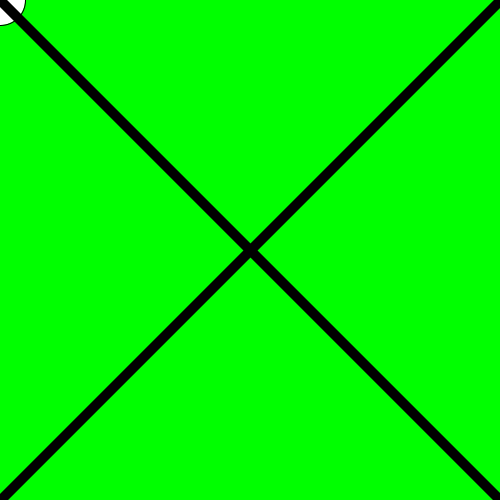
Frame 1 (no input)
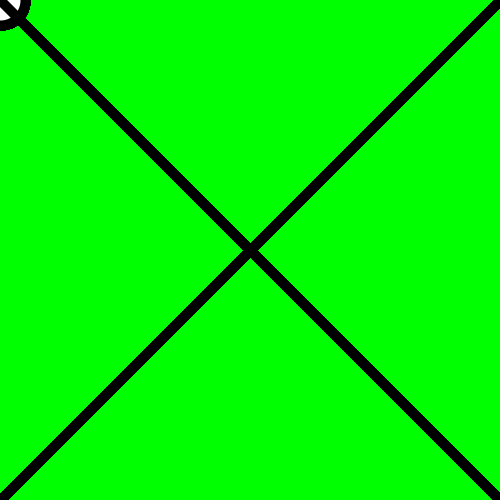
Frame 60 (the mouse pressed at the canvas centre just before this capture)
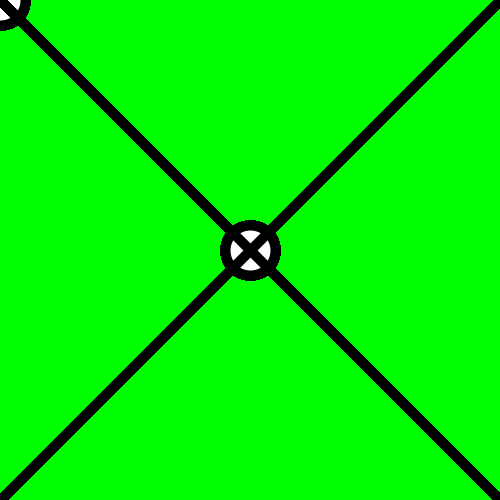
Frame 120 (the mouse held since frame 60 and released just before this capture)

The Processing sketch that drew these frames (run headless with seeded random() and noise(); from frame 60 on, the mouse is pressed at the canvas centre):

// Processing sketch: shape_line
// ── shape_line.pde
void setup() {
   size(500,500); 
   background(0,255,0);
}

void draw() {
  //background(255,0,0);

  ellipse(mouseX,mouseY, 50,50);
  strokeWeight(10);
  line(0,0,width,height);
  line(0,width,width,0);
}
